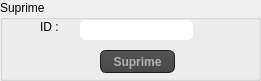
    <widget class="QGroupBox" name="groupBox_4">
     <property name="geometry">
      <rect>
       <x>700</x>
       <y>490</y>
       <width>261</width>
       <height>81</height>
      </rect>
     </property>
     <property name="title">
      <string>Suprime</string>
     </property>
     <widget class="QLabel" name="label_13">
      <property name="geometry">
       <rect>
        <x>40</x>
        <y>20</y>
        <width>47</width>
        <height>14</height>
       </rect>
      </property>
      <property name="text">
       <string>ID :</string>
      </property>
     </widget>
     <widget class="QLineEdit" name="lineEdit_idS_h">
      <property name="geometry">
       <rect>
        <x>80</x>
        <y>20</y>
        <width>113</width>
        <height>20</height>
       </rect>
      </property>
      <property name="styleSheet">
       <string notr="true">QLineEdit{
    background-color: white;
    box-shadow: 2px 0.5px 5px 1px inset black;
    border-radius: 5px;
    width: 70%;
    padding-right: 10px;
    padding-left: 10px;
    text-align: left;
    color: #000;
    font-size:inherit;
    font-family: Arial, Helvetica, sans-serif;  
    font-weight:normal;
    font-variant:normal;
}
QLineEdit::hover{  color: black ;
background-color:orange;}
QLineEdit::focus{  color: black ;
background-color:white;}</string>
      </property>
     </widget>
     <widget class="QPushButton" name="pushButton_Sui_m">
      <property name="geometry">
       <rect>
        <x>100</x>
        <y>50</y>
        <width>75</width>
        <height>23</height>
       </rect>
      </property>
      <property name="font">
       <font>
        <pointsize>-1</pointsize>
        <weight>75</weight>
        <italic>false</italic>
        <bold>true</bold>
       </font>
      </property>
      <property name="styleSheet">
       <string notr="true">QToolTip
{
     border: 1px solid black;
     background-color: #ffa02f;
     padding: 1px;
     border-radius: 3px;
     opacity: 100;
}

QWidget
{
    color: #b1b1b1;
    background-color: #323232;
}

QWidget:item:hover
{
    background-color: QLinearGradient( x1: 0, y1: 0, x2: 0, y2: 1, stop: 0 #ffa02f, stop: 1 #ca0619);
    color: #000000;
}

QWidget:item:selected
{
    background-color: QLinearGradient( x1: 0, y1: 0, x2: 0, y2: 1, stop: 0 #ffa02f, stop: 1 #d7801a);
}

QMenuBar::item
{
    background: transparent;
}

QMenuBar::item:selected
{
    background: transparent;
    border: 1px solid #ffaa00;
}

QMenuBar::item:pressed
{
    background: #444;
    border: 1px solid #000;
    background-color: QLinearGradient(
        x1:0, y1:0,
        x2:0, y2:1,
        stop:1 #212121,
        stop:0.4 #343434/*,
        stop:0.2 #343434,
        stop:0.1 #ffaa00*/
    );
    margin-bottom:-1px;
    padding-bottom:1px;
}

QMenu
{
    border: 1px solid #000;
}

QMenu::item
{
    padding: 2px 20px 2px 20px;
}

QMenu::item:selected
{
    color: #000000;
}

QWidget:disabled
{
    color: #404040;
    background-color: #323232;
}

QAbstractItemView
{
    background-color: QLinearGradient( x1: 0, y1: 0, x2: 0, y2: 1, stop: 0 #4d4d4d, stop: 0.1 #646464, stop: 1 #5d5d5d);
}

QWidget:focus
{
    /*border: 2px solid QLinearGradient( x1: 0, y1: 0, x2: 0, y2: 1, stop: 0 #ffa02f, stop: 1 #d7801a);*/
}

QLineEdit
{
    background-color: QLinearGradient( x1: 0, y1: 0, x2: 0, y2: 1, stop: 0 #4d4d4d, stop: 0 #646464, stop: 1 #5d5d5d);
    padding: 1px;
    border-style: solid;
    border: 1px solid #1e1e1e;
    border-radius: 5;
}

QPushButton
{
    color: #b1b1b1;
    background-color: QLinearGradient( x1: 0, y1: 0, x2: 0, y2: 1, stop: 0 #565656, stop: 0.1 #525252, stop: 0.5 #4e4e4e, stop: 0.9 #4a4a4a, stop: 1 #464646);
    border-width: 1px;
    border-color: #1e1e1e;
    border-style: solid;
    border-radius: 6;
    padding: 3px;
    font-size: 12px;
    padding-left: 5px;
    padding-right: 5px;
}

QPushButton:pressed
{
    background-color: QLinearGradient( x1: 0, y1: 0, x2: 0, y2: 1, stop: 0 #2d2d2d, stop: 0.1 #2b2b2b, stop: 0.5 #292929, stop: 0.9 #282828, stop: 1 #252525);
}

QComboBox
{
    selection-background-color: #ffaa00;
    background-color: QLinearGradient( x1: 0, y1: 0, x2: 0, y2: 1, stop: 0 #565656, stop: 0.1 #525252, stop: 0.5 #4e4e4e, stop: 0.9 #4a4a4a, stop: 1 #464646);
    border-style: solid;
    border: 1px solid #1e1e1e;
    border-radius: 5;
}

QComboBox:hover,QPushButton:hover
{
    border: 2px solid QLinearGradient( x1: 0, y1: 0, x2: 0, y2: 1, stop: 0 #ffa02f, stop: 1 #d7801a);
}


QComboBox:on
{
    padding-top: 3px;
    padding-left: 4px;
    background-color: QLinearGradient( x1: 0, y1: 0, x2: 0, y2: 1, stop: 0 #2d2d2d, stop: 0.1 #2b2b2b, stop: 0.5 #292929, stop: 0.9 #282828, stop: 1 #252525);
    selection-background-color: #ffaa00;
}

QComboBox QAbstractItemView
{
    border: 2px solid darkgray;
    selection-background-color: QLinearGradient( x1: 0, y1: 0, x2: 0, y2: 1, stop: 0 #ffa02f, stop: 1 #d7801a);
}

QComboBox::drop-down
{
     subcontrol-origin: padding;
     subcontrol-position: top right;
     width: 15px;

     border-left-width: 0px;
     border-left-color: darkgray;
     border-left-style: solid; /* just a single line */
     border-top-right-radius: 3px; /* same radius as the QComboBox */
     border-bottom-right-radius: 3px;
 }

QComboBox::down-arrow
{
     image: url(:/down_arrow.png);
}

QGroupBox:focus
{
border: 2px solid QLinearGradient( x1: 0, y1: 0, x2: 0, y2: 1, stop: 0 #ffa02f, stop: 1 #d7801a);
}

QTextEdit:focus
{
    border: 2px solid QLinearGradient( x1: 0, y1: 0, x2: 0, y2: 1, stop: 0 #ffa02f, stop: 1 #d7801a);
}

QScrollBar:horizontal {
     border: 1px solid #222222;
     background: QLinearGradient( x1: 0, y1: 0, x2: 0, y2: 1, stop: 0.0 #121212, stop: 0.2 #282828, stop: 1 #484848);
     height: 7px;
     margin: 0px 16px 0 16px;
}

QScrollBar::handle:horizontal
{
      background: QLinearGradient( x1: 0, y1: 0, x2: 1, y2: 0, stop: 0 #ffa02f, stop: 0.5 #d7801a, stop: 1 #ffa02f);
      min-height: 20px;
      border-radius: 2px;
}

QScrollBar::add-line:horizontal {
      border: 1px solid #1b1b19;
      border-radius: 2px;
      background: QLinearGradient( x1: 0, y1: 0, x2: 1, y2: 0, stop: 0 #ffa02f, stop: 1 #d7801a);
      width: 14px;
      subcontrol-position: right;
      subcontrol-origin: margin;
}

QScrollBar::sub-line:horizontal {
      border: 1px solid #1b1b19;
      border-radius: 2px;
      background: QLinearGradient( x1: 0, y1: 0, x2: 1, y2: 0, stop: 0 #ffa02f, stop: 1 #d7801a);
      width: 14px;
     subcontrol-position: left;
     subcontrol-origin: margin;
}

QScrollBar::right-arrow:horizontal, QScrollBar::left-arrow:horizontal
{
      border: 1px solid black;
      width: 1px;
      height: 1px;
      background: white;
}

QScrollBar::add-page:horizontal, QScrollBar::sub-page:horizontal
{
      background: none;
}

QScrollBar:vertical
{
      background: QLinearGradient( x1: 0, y1: 0, x2: 1, y2: 0, stop: 0.0 #121212, stop: 0.2 #282828, stop: 1 #484848);
      width: 7px;
      margin: 16px 0 16px 0;
      border: 1px solid #222222;
}

QScrollBar::handle:vertical
{
      background: QLinearGradient( x1: 0, y1: 0, x2: 0, y2: 1, stop: 0 #ffa02f, stop: 0.5 #d7801a, stop: 1 #ffa02f);
      min-height: 20px;
      border-radius: 2px;
}

QScrollBar::add-line:vertical
{
      border: 1px solid #1b1b19;
      border-radius: 2px;
      background: QLinearGradient( x1: 0, y1: 0, x2: 0, y2: 1, stop: 0 #ffa02f, stop: 1 #d7801a);
      height: 14px;
      subcontrol-position: bottom;
      subcontrol-origin: margin;
}

QScrollBar::sub-line:vertical
{
      border: 1px solid #1b1b19;
      border-radius: 2px;
      background: QLinearGradient( x1: 0, y1: 0, x2: 0, y2: 1, stop: 0 #d7801a, stop: 1 #ffa02f);
      height: 14px;
      subcontrol-position: top;
      subcontrol-origin: margin;
}

QScrollBar::up-arrow:vertical, QScrollBar::down-arrow:vertical
{
      border: 1px solid black;
      width: 1px;
      height: 1px;
      background: white;
}


QScrollBar::add-page:vertical, QScrollBar::sub-page:vertical
{
      background: none;
}

QTextEdit
{
    background-color: #242424;
}

QPlainTextEdit
{
    background-color: #242424;
}

QHeaderView::section
{
    background-color: QLinearGradient(x1:0, y1:0, x2:0, y2:1, stop:0 #616161, stop: 0.5 #505050, stop: 0.6 #434343, stop:1 #656565);
    color: white;
    padding-left: 4px;
    border: 1px solid #6c6c6c;
}

QCheckBox:disabled
{
color: #414141;
}

QDockWidget::title
{
    text-align: center;
    spacing: 3px; /* spacing between items in the tool bar */
    background-color: QLinearGradient(x1:0, y1:0, x2:0, y2:1, stop:0 #323232, stop: 0.5 #242424, stop:1 #323232);
}

QDockWidget::close-button, QDockWidget::float-button
{
    text-align: center;
    spacing: 1px; /* spacing between items in the tool bar */
    background-color: QLinearGradient(x1:0, y1:0, x2:0, y2:1, stop:0 #323232, stop: 0.5 #242424, stop:1 #323232);
}

QDockWidget::close-button:hover, QDockWidget::float-button:hover
{
    background: #242424;
}

QDockWidget::close-button:pressed, QDockWidget::float-button:pressed
{
    padding: 1px -1px -1px 1px;
}

QMainWindow::separator
{
    background-color: QLinearGradient(x1:0, y1:0, x2:0, y2:1, stop:0 #161616, stop: 0.5 #151515, stop: 0.6 #212121, stop:1 #343434);
    color: white;
    padding-left: 4px;
    border: 1px solid #4c4c4c;
    spacing: 3px; /* spacing between items in the tool bar */
}

QMainWindow::separator:hover
{

    background-color: QLinearGradient(x1:0, y1:0, x2:0, y2:1, stop:0 #d7801a, stop:0.5 #b56c17 stop:1 #ffa02f);
    color: white;
    padding-left: 4px;
    border: 1px solid #6c6c6c;
    spacing: 3px; /* spacing between items in the tool bar */
}

QToolBar::handle
{
     spacing: 3px; /* spacing between items in the tool bar */
     background: url(:/images/handle.png);
}

QMenu::separator
{
    height: 2px;
    background-color: QLinearGradient(x1:0, y1:0, x2:0, y2:1, stop:0 #161616, stop: 0.5 #151515, stop: 0.6 #212121, stop:1 #343434);
    color: white;
    padding-left: 4px;
    margin-left: 10px;
    margin-right: 5px;
}

QProgressBar
{
    border: 2px solid grey;
    border-radius: 5px;
    text-align: center;
}

QProgressBar::chunk
{
    background-color: #d7801a;
    width: 2.15px;
    margin: 0.5px;
}

QTabBar::tab {
    color: #b1b1b1;
    border: 1px solid #444;
    border-bottom-style: none;
    background-color: #323232;
    padding-left: 10px;
    padding-right: 10px;
    padding-top: 3px;
    padding-bottom: 2px;
    margin-right: -1px;
}

QTabWidget::pane {
    border: 1px solid #444;
    top: 1px;
}

QTabBar::tab:last
{
    margin-right: 0; /* the last selected tab has nothing to overlap with on the right */
    border-top-right-radius: 3px;
}

QTabBar::tab:first:!selected
{
 margin-left: 0px; /* the last selected tab has nothing to overlap with on the right */


    border-top-left-radius: 3px;
}

QTabBar::tab:!selected
{
    color: #b1b1b1;
    border-bottom-style: solid;
    margin-top: 3px;
    background-color: QLinearGradient(x1:0, y1:0, x2:0, y2:1, stop:1 #212121, stop:.4 #343434);
}

QTabBar::tab:selected
{
    border-top-left-radius: 3px;
    border-top-right-radius: 3px;
    margin-bottom: 0px;
}

QTabBar::tab:!selected:hover
{
    /*border-top: 2px solid #ffaa00;
    padding-bottom: 3px;*/
    border-top-left-radius: 3px;
    border-top-right-radius: 3px;
    background-color: QLinearGradient(x1:0, y1:0, x2:0, y2:1, stop:1 #212121, stop:0.4 #343434, stop:0.2 #343434, stop:0.1 #ffaa00);
}

QRadioButton::indicator:checked, QRadioButton::indicator:unchecked{
    color: #b1b1b1;
    background-color: #323232;
    border: 1px solid #b1b1b1;
    border-radius: 6px;
}

QRadioButton::indicator:checked
{
    background-color: qradialgradient(
        cx: 0.5, cy: 0.5,
        fx: 0.5, fy: 0.5,
        radius: 1.0,
        stop: 0.25 #ffaa00,
        stop: 0.3 #323232
    );
}

QCheckBox::indicator{
    color: #b1b1b1;
    background-color: #323232;
    border: 1px solid #b1b1b1;
    width: 9px;
    height: 9px;
}

QRadioButton::indicator
{
    border-radius: 6px;
}

QRadioButton::indicator:hover, QCheckBox::indicator:hover
{
    border: 1px solid #ffaa00;
}

QCheckBox::indicator:checked
{
    image:url(:/images/checkbox.png);
}

QCheckBox::indicator:disabled, QRadioButton::indicator:disabled
{
    border: 1px solid #444;
}</string>
      </property>
      <property name="text">
       <string>Suprime</string>
      </property>
     </widget>
    </widget>
